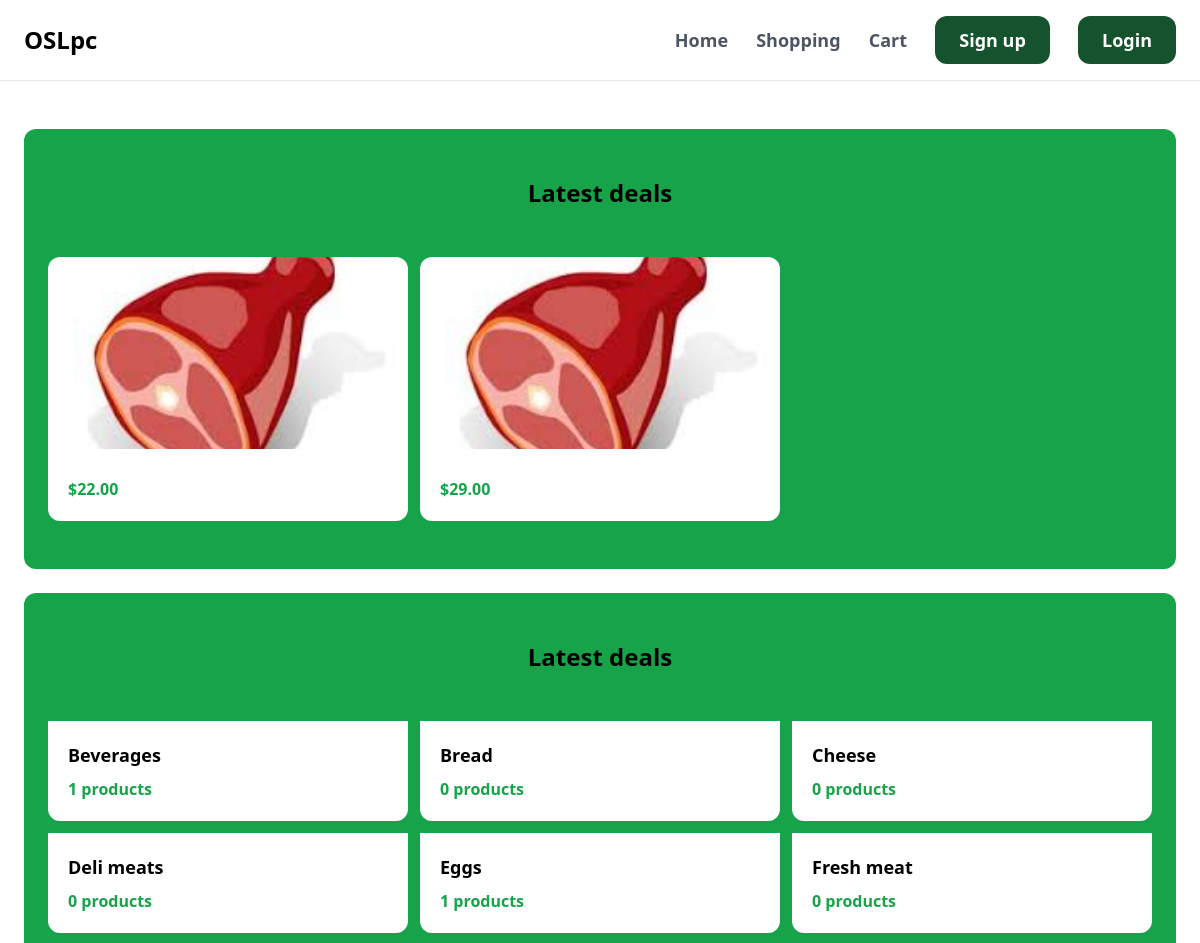
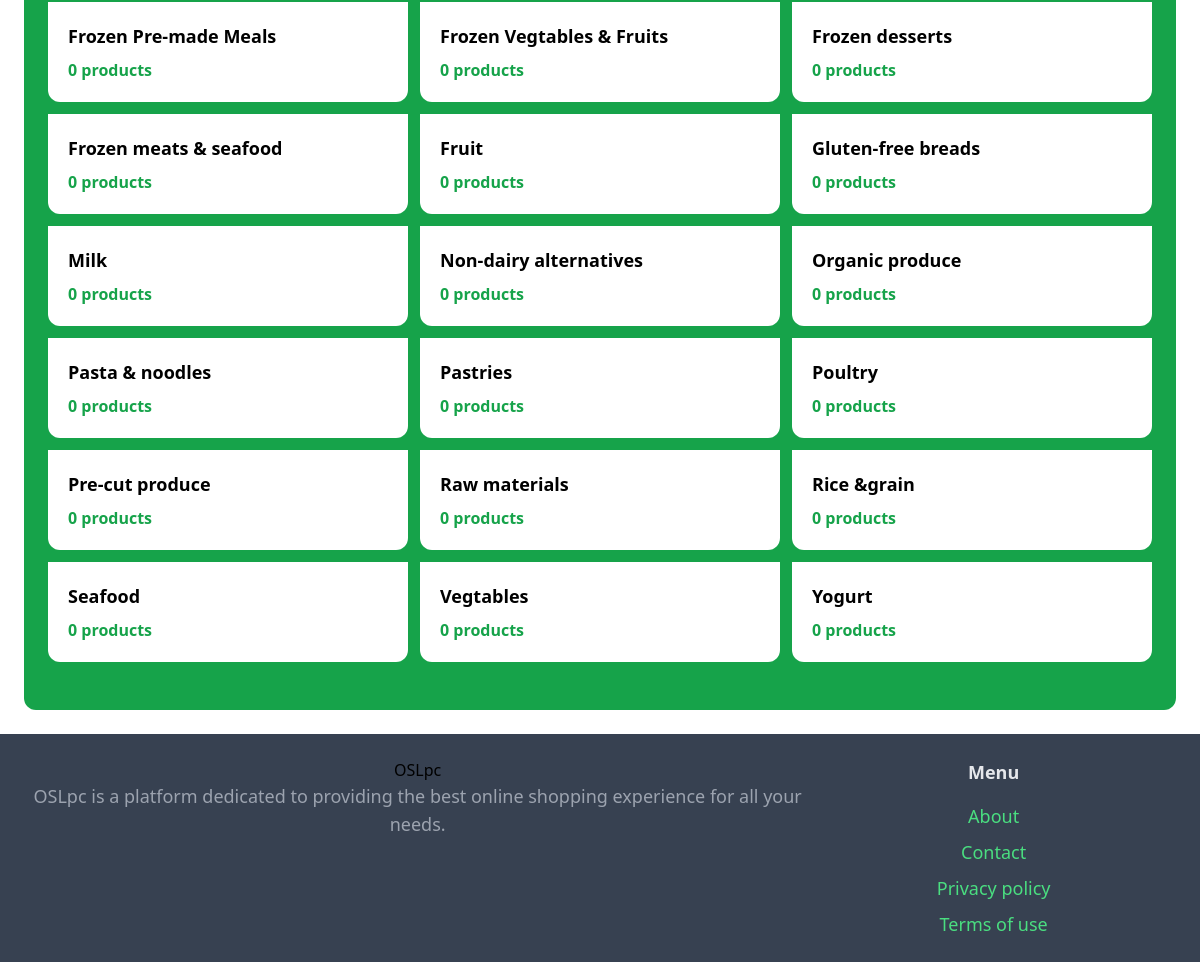
The page / on the database its author committed (2 pictures, top to bottom).
### PL/models.py (models this page shows, shortened)
class Product(models.Model):
    category = models.ForeignKey(Category, on_delete=models.CASCADE, related_name='products')
    name = models.CharField(max_length=255)
    description = models.TextField(blank=True, null=True)
    price = models.DecimalField(max_digits=10, decimal_places=2)
    image = models.ImageField(upload_to='products_images', blank=True, null=True)
    created_at = models.DateTimeField(auto_now_add=True)
    created_by = models.ForeignKey(User, related_name='products', on_delete=models.CASCADE, null=True, blank=True)
    expires_at = models.DateTimeField(default=default_expiry, blank=True, null=True)
    class Meta:
        ordering = ['name',]
        verbose_name_plural = 'Products'

class Category(models.Model):
    name = models.CharField(max_length=100,)
    class Meta:
        ordering = ['name',]
        verbose_name_plural = 'Categories'

### PC/views.py (the view)
# urls.py: path("", views.index, name="index"),
def index(request):
    products = Product.objects.filter(expires_at__gt=timezone.now())[0:6]
    categories = Category.objects.all()
    return render(request, 'core/index.html',{
        'products': products,
        'categories': categories,
    })

### PC/templates/core/index.html (shortened to what this page needs)
{% extends "core/base.html" %}
{% block content %}
<div class="mt-6 px-6 py-12 bg-green-600 rounded-xl">
    <h2 class= "mb-12 text-2xl font-bold text-center">Latest deals</h2>
    <div class="grid grid-cols-3 gap-3">
        {% for product in products %}
            <div>
                <a href="#">
                    <div>
                        <img src="{{ product.image.url }}" class="w-full h-48 object-cover rounded-t-xl">
                    </div>
                    <div class="p-5 bg-white rounded-b-xl">
                        <p class="mt-2 text-green-600 font-bold">${{ product.price }}</p>
                    </div>
                </a>
            </div>
        {% endfor %}
    </div>
</div>
<div class="mt-6 px-6 py-12 bg-green-600 rounded-xl">
    <h2 class= "mb-12 text-2xl font-bold text-center">Latest deals</h2>
    <div class="grid grid-cols-3 gap-3">
        {% for category in categories %}
         <div>
                <a href="#">
                    <div class="p-5 bg-white rounded-b-xl">
                        <h3 class="text-lg font-semibold">{{ category.name }}</h3>
                        <p class="mt-2 text-green-600 font-bold">{{ category.products.count }} products</p>
                    </div>
                </a>
            </div>
        {% endfor %}
    </div>
</div>
{% endblock %}

### PC/templates/core/base.html (shortened to what this page needs)
<!DOCTYPE html>
<html>
    <head>
        <script src="https://cdn.tailwindcss.com"></script>
    </head>
    <body>
        <nav class= "py-6 px-6 flex justify-between items-center border-b border-gray-200 ">
                    <a href= "/" class="text-2xl font-bold">OSLpc</a>
                    <div class="space-x-6">
                    <a href="/" class="text-lg font-semibold text-gray-600 hover:text-gray-900">Home</a>
                    <a href="/services" class="text-lg font-semibold text-gray-600 hover:text-gray-900">Shopping</a>
                    <a href="/blog" class="text-lg font-semibold text-gray-600 hover:text-gray-900">Cart</a>
                    {%if request.user.is_authenticated %}
                    <a href="{% url "PC:signup" %}" class="px-6 py-3 text-lg font-semibold bg-green-900 text-white  rounded-xl hover:text-gray-900">Sign up</a>
                    <a href="{% url "PC:login" %}" class="px-6 py-3 text-lg font-semibold bg-green-900 text-white rounded-xl hover:text-gray-900">Login</a>
                    {% else %}
                    <a href="{% url "PC:signup" %}" class="px-6 py-3 text-lg font-semibold bg-green-900 text-white  rounded-xl hover:text-gray-900">Sign up</a>
                    <a href="{% url "PC:login" %}" class="px-6 py-3 text-lg font-semibold bg-green-900 text-white rounded-xl hover:text-gray-900">Login</a>
                    {% endif %}
                    </div>
                </nav>
        <div class="px-6 py-6">
          {% block content %}
            {% endblock %}
        </div>
        <footer class="py-6 px-6 flex justify-between bg-gray-700 text-center">
            <div class="w-1/3>
                <h3 class="mb-5 text-lg text-white">OSLpc</h3>
                <p class="text-lg text-gray-400">
                    OSLpc is a platform dedicated to providing the best online shopping experience for all your needs.
                </p>
            </div>
            <div class="w-1/3">
                <h3 class="mb-4 text-lg font-semibold text-gray-200">Menu</h3>
                <ul class="space-y-2">
                    <li><a href="#" class="text-lg text-green-400 hover:text-gray-200">About</a></li>
                    <li><a href="{% url 'PC:contact' %}" class="text-lg text-green-400 hover:text-gray-200">Contact</a></li>
                    <li><a href="#" class="text-lg text-green-400 hover:text-gray-200">Privacy policy</a></li>
                    <li><a href="#" class="text-lg text-green-400 hover:text-gray-200">Terms of use</a></li>
                </ul>
            </div>
        </footer>
    </body>
</html>

### rows shown on the page
Product: image (picture), price "22.00"
Product: image (picture), price "29.00"
Category: name "Beverages", products.count "1"
Category: name "Bread", products.count "0"
Category: name "Cheese", products.count "0"
Category: name "Deli meats", products.count "0"
Category: name "Eggs", products.count "1"
Category: name "Fresh meat", products.count "0"
Category: name "Frozen Pre-made Meals", products.count "0"
Category: name "Frozen Vegtables & Fruits", products.count "0"
Category: name "Frozen desserts", products.count "0"
Category: name "Frozen meats & seafood", products.count "0"
Category: name "Fruit", products.count "0"
Category: name "Gluten-free breads", products.count "0"
Category: name "Milk", products.count "0"
Category: name "Non-dairy alternatives", products.count "0"
Category: name "Organic produce", products.count "0"
Category: name "Pasta & noodles", products.count "0"
Category: name "Pastries", products.count "0"
Category: name "Poultry", products.count "0"
Category: name "Pre-cut produce", products.count "0"
Category: name "Raw materials", products.count "0"
Category: name "Rice &grain", products.count "0"
Category: name "Seafood", products.count "0"
Category: name "Vegtables", products.count "0"
Category: name "Yogurt", products.count "0"
